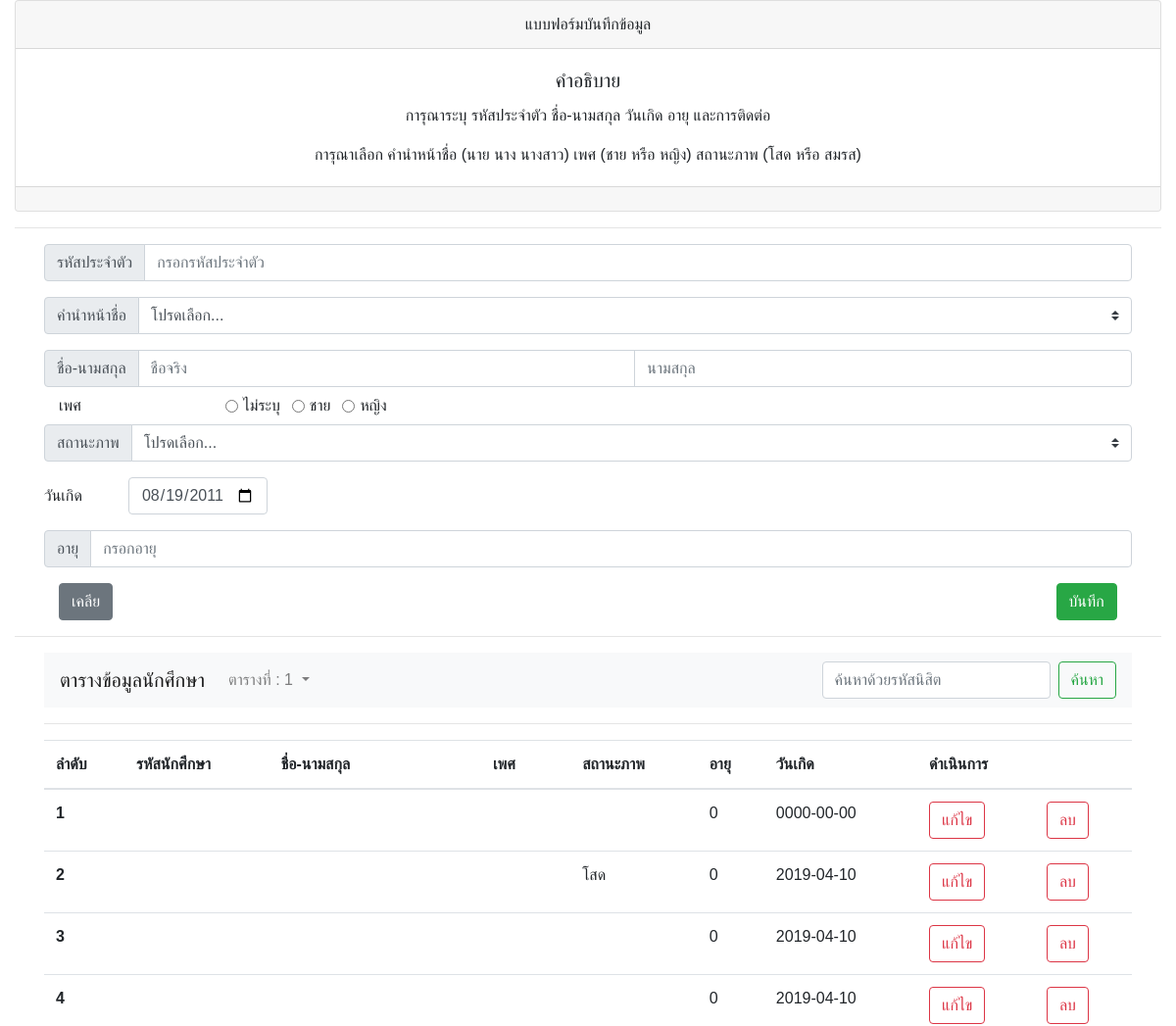
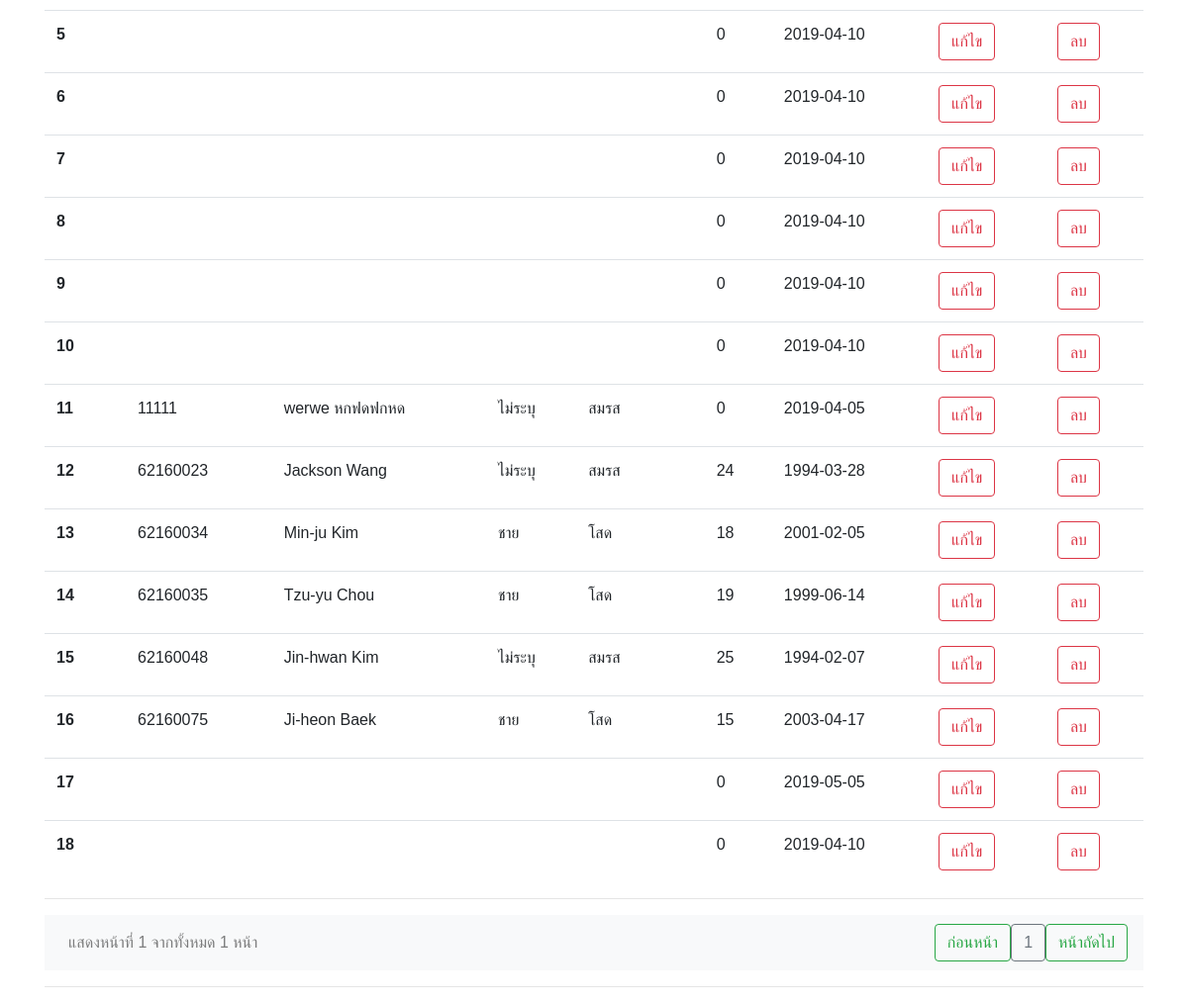
Screenshot of /student/index.php/60160027/reg/viewStudent with the database file from the repository (2 pictures, top to bottom).
### tables this page shows
CREATE TABLE `gender` (
  `gd_id` tinyint(3) UNSIGNED NOT NULL COMMENT 'รหัส',
  `gd_name` varchar(50) NOT NULL COMMENT 'ชื่อเรียกไทย',
  `gd_name_eng` varchar(50) DEFAULT NULL COMMENT 'ชื่อเรียกอังกฤษ'
);

CREATE TABLE `student` (
  `std_id` int(10) UNSIGNED NOT NULL,
  `std_code` varchar(10) DEFAULT NULL,
  `std_pf_id` int(11) DEFAULT NULL COMMENT 'คำนำหน้าชื่อ Prefix',
  `std_name` varchar(50) NOT NULL,
  `std_lname` varchar(50) NOT NULL,
  `std_dob` date DEFAULT NULL COMMENT 'Date Of Birth',
  `std_age` tinyint(3) UNSIGNED DEFAULT NULL COMMENT 'อายุ',
  `std_gd_id` tinyint(3) UNSIGNED DEFAULT NULL COMMENT 'เพศ',
  `std_ms_id` tinyint(3) UNSIGNED DEFAULT NULL COMMENT 'สถานะ'
);

CREATE TABLE `marital_status` (
  `ms_id` tinyint(3) UNSIGNED NOT NULL,
  `ms_th` varchar(50) DEFAULT NULL,
  `ms_eng` varchar(50) DEFAULT NULL
);

### student/application/controllers/60160027/reg.php (called while the page is built, shortened)
<?php
class reg extends CI_Controller
{
	public function viewStudent()
	{
		$student['student'] = $this->getAllStudent();
		$student['gender'] = $this->getGender();
		$student['status'] = $this->getStatus();
		$student['prefix'] = $this->getPrefix();
		$this->load->view('60160027/student-form', $student);
	}
	public function getAllStudent()
	{
		$this->load->model('60160027/student', 'student');
		$student = $this->student->getAllStudent();
		return $student;
	}
	public function getGender()
	{
		$this->load->model('60160027/student', 'student');
		$student = $this->student->getGender();
		return $student;
	}
	public function getStatus()
	{
		$this->load->model('60160027/student', 'student');
		$student = $this->student->getStatus();
		return $student;
	}
	public function getPrefix()
	{
		$this->load->model('60160027/student', 'student');
		$student = $this->student->getPrefix();
		return $student;
	}
}

### student/index.php (called while the page is built, shortened)
<?php
require_once BASEPATH.'core/CodeIgniter.php';

### student/application/models/60160027/student.php (called while the page is built, shortened)
<?php
class student extends CI_Model
{
    public function getAllStudent()
    {
        $sql = "SELECT S.std_id AS id, S.std_code AS code, CONCAT(S.std_name,' ', S.std_lname) AS name, G.gd_name AS gender, M.ms_th AS status, S.std_age AS age, S.std_dob AS bdate
                FROM student AS S
                LEFT JOIN gender AS G ON S.std_gd_id = G.gd_id
                LEFT JOIN marital_status AS M ON S.std_ms_id = M.ms_id
                ORDER BY CONVERT (code USING tis620)  ASC;";
        $query = $this->db->query($sql);
        if ($query->num_rows() > 0) {
            return $query->result_array();
        } else {
            return array();
        }
    }
    public function getGender()
    {
        $sql = "SELECT G.gd_name AS gender , G.gd_id AS id
                FROM gender AS G";
        $query = $this->db->query($sql);
        return $query->result_array();
    }
    public function getPrefix()
    {
        $sql = "SELECT P.pf_id AS id, P.pf_name AS prefix
                FROM prefix AS P";
        $query = $this->db->query($sql);
        return $query->result_array();
    }
}

### student/application/views/60160027/student-form.php (the view, shortened to what this page needs)
<!doctype html>
<html lang="en">
<head>
    <link rel="stylesheet" href="https://stackpath.bootstrapcdn.com/bootstrap/4.3.1/css/bootstrap.min.css">
</head>
<body>
    <div class="container-fluid">
        <div class="card text-center">
            <div class="card-header">
                แบบฟอร์มบันทึกข้อมูล
            </div>
            <div class="card-body">
                <h5 class="card-title">คำอธิบาย</h5>
                <p class="card-text">การุณาระบุ รหัสประจำตัว ชื่อ-นามสกุล วันเกิด อายุ และการติดต่อ</p>
                <p class="card-text">การุณาเลือก คำนำหน้าชื่อ (นาย นาง นางสาว) เพศ (ชาย หรือ หญิง) สถานะภาพ (โสด หรือ สมรส)</p>
            </div>
            <div class="card-footer text-muted">
            </div>
        </div>
        <hr>
        <div class="container">
            <form action="<?php echo base_url(); ?>index.php/60160027/reg/addStudent" method="post">
                <div class="form-group">
                    <div class="container">
                        <div class="row">
                            <div class="input-group mb-3">
                                <div class="input-group-prepend">
                                    <span class="input-group-text" id="inputGroup-sizing-default">รหัสประจำตัว</span>
                                </div>
                                <input name="code" placeholder="กรอกรหัสประจำตัว" type="text" class="form-control" aria-label="Sizing example input" aria-describedby="inputGroup-sizing-default">
                            </div>
                        </div>
                        <div class="row">
                            <div class="input-group mb-3">
                                <div class="input-group-prepend">
                                    <label class="input-group-text" for="inputGroupSelect01">คำนำหน้าชื่อ</label>
                                </div>
                                <select name="prefix" class="custom-select" id="inputGroupSelect01">
                                    <option selected>โปรดเลือก...</option>
                                </select>
                            </div>
                        </div>
                        <div class="row">
                            <div class="input-group">
                                <div class="input-group-prepend">
                                    <span class="input-group-text">ชื่อ-นามสกุล</span>
                                </div>
                                <input name="fname" placeholder="ชื่อจริง" type="text" aria-label="First name" class="form-control">
                                <input name="lanme" placeholder="นามสกุล" type="text" aria-label="Last name" class="form-control">
                            </div>
                        </div>
                        <div class="row">
                            <label for="colFormLabel" class="col-sm-2 col-form-label">เพศ</label>
                            <?php
                            foreach ($gender as $key => $value) {
                                ?>
                                <div class="form-check form-check-inline">
                                    <input name="gender" class="form-check-input" type="radio" name="inlineRadioOptions" id="inlineRadio1" value="<?php echo $value['id'] ?>">
                                    <label class="form-check-label" for="inlineRadio1"><?php echo $value['gender'] ?></label>
                                </div>
                            <?php } ?>
                        </div>
                        <div class="row">
                            <div class="input-group mb-3">
                                <div class="input-group-prepend">
                                    <label class="input-group-text" for="inputGroupSelect01">สถานะภาพ</label>
                                </div>
                                <select name="status" class="custom-select" id="inputGroupSelect01">
                                    <option selected disabled>โปรดเลือก...</option>
                                </select>
                            </div>
                        </div>
                        <div class="row">
                            <div class="form-group row">
                                <label for="example-date-input" class="col-4 col-form-label">วันเกิด</label>
                                <div class="col-8">
                                    <input name="bdate" class="form-control" type="date" value="2011-08-19" id="example-date-input">
                                </div>
                            </div>
                        </div>
                        <div class="row">
                            <div class="input-group mb-3">
                                <div class="input-group-prepend">
                                    <span class="input-group-text" id="inputGroup-sizing-default">อายุ</span>
                                </div>
                                <input name="age" placeholder="กรอกอายุ" type="text" class="form-control" aria-label="Sizing example input" aria-describedby="inputGroup-sizing-default">
                            </div>
                        </div>
                    </div>
                    <div class="container">
                        <div class="row">
                            <div class="col-4">
                                <button type="reset" class="btn btn-secondary">เคลีย</button>
                            </div>
                            <div class="col-7">
                            </div>
                            <div class="col-1">
                                <button type="submit" class="btn btn-success">บันทึก</button>
                            </div>
                        </div>
                    </div>
                </div>
            </form>
        </div>
        <hr>
        <div class="container">
            <nav class="navbar navbar-expand-lg navbar-light bg-light">
                <a class="navbar-brand" href="#">ตารางข้อมูลนักศึกษา</a>
                <div class="collapse navbar-collapse" id="navbarSupportedContent">
                    <ul class="navbar-nav mr-auto">
                        <li class="nav-item dropdown">
                            <a class="nav-link dropdown-toggle" href="#" id="navbarDropdown" role="button" data-toggle="dropdown" aria-haspopup="true" aria-expanded="false">
                                ตารางที่ : 1
                            </a>
                        </li>
                    </ul>
                    <form class="form-inline my-2 my-lg-0" method="post" action="<?php echo base_url(); ?>index.php/60160027/reg/searchStudent">
                        <input name="search" class="form-control mr-sm-2" type="search" placeholder="ค้นหาด้วยรหัสนิสิต" aria-label="Search">
                        <button class="btn btn-outline-success my-2 my-sm-0" type="submit">ค้นหา</button>
                    </form>
                </div>
            </nav>
            <hr>
            <table class="table table-hover">
                <thead>
                    <tr>
                        <th scope="col">ลำดับ</th>
                        <th scope="col">รหัสนักศึกษา</th>
                        <th scope="col">ชื่อ-นามสกุล</th>
                        <th scope="col">เพศ</th>
                        <th scope="col">สถานะภาพ</th>
                        <th scope="col">อายุ</th>
                        <th scope="col">วันเกิด</th>
                        <th scope="col" colspan="2">ดำเนินการ</th>
                    </tr>
                </thead>
                <tbody>
                    <?php
                    foreach ($student as $key => $value) {
                        ?>
                        <tr>
                            <th scope="row"><?php echo $key + 1 ?></th>
                            <td><?php echo $value['code'] ?></td>
                            <td><?php echo $value['name'] ?></td>
                            <td><?php echo $value['gender'] ?></td>
                            <td><?php echo $value['status'] ?></td>
                            <td><?php echo $value['age'] ?></td>
                            <td><?php echo $value['bdate'] ?></td>
                            <td>
                                <form action="<?php echo base_url(); ?>index.php/60160027/reg/editStudent" method="post">
                                    <button name="id" value="<?php echo $value['id'] ?>" type="submit" class="btn btn-outline-danger">แก้ไข</button>
                                </form>
                            </td>
                            <td>
                                <form action="<?php echo base_url(); ?>index.php/60160027/reg/delStudent" method="post">
                                    <button name="id" value="<?php echo $value['id'] ?>" type="submit" class="btn btn-outline-danger">ลบ</button>
                                </form>
                            </td>
                        </tr>
                    <?php } ?>
                </tbody>
            </table>
            <hr>
            <nav class="navbar navbar-expand-lg navbar-light bg-light">
                <div class="collapse navbar-collapse" id="navbarSupportedContent">
                    <ul class="navbar-nav mr-auto">
                        <li class="nav-item dropdown">
                            <a class="nav-link" href="#" id="navbarDropdown" role="button" data-toggle="dropdown" aria-haspopup="true" aria-expanded="false">
                                แสดงหน้าที่ 1 จากทั้งหมด 1 หน้า
                            </a>
                        </li>
                    </ul>
                    <form class="form-inline my-2 my-lg-0">
                        <button class="btn btn-outline-success my-2 my-sm-0" type="submit">ก่อนหน้า</button>
                        <button type="button" class="btn btn-outline-secondary">1</button>
                        <button class="btn btn-outline-success my-2 my-sm-0" type="submit">หน้าถัดไป</button>
                    </form>
                </div>
            </nav>
            <hr>
        </div>
    </div>
</body>
</html>

### rows the page displays
gender: gd_name "ไม่ระบุ"
gender: gd_name "ชาย"
gender: gd_name "หญิง"
student: std_age "0", std_dob "0000-00-00", $value['id'] 18 (drawn)
student: marital_status.ms_th "โสด", std_age "0", std_dob "2019-04-10", $value['id'] 17 (drawn)
student: std_age "0", std_dob "2019-04-10", $value['id'] 16 (drawn)
student: std_age "0", std_dob "2019-04-10", $value['id'] 14 (drawn)
student: std_age "0", std_dob "2019-04-10", $value['id'] 13 (drawn)
student: std_age "0", std_dob "2019-04-10", $value['id'] 12 (drawn)
student: std_age "0", std_dob "2019-04-10", $value['id'] 11 (drawn)
student: std_age "0", std_dob "2019-04-10", $value['id'] 10 (drawn)
student: std_age "0", std_dob "2019-04-10"
student: std_age "0", std_dob "2019-04-10", $value['id'] 8 (drawn)
student: std_code "11111", name "werwe หกฟดฟกหด", gender.gd_name "ไม่ระบุ", marital_status.ms_th "สมรส", std_age "0", std_dob "2019-04-05", $value['id'] 6 (drawn)
student: std_code "62160023", name "Jackson Wang", gender.gd_name "ไม่ระบุ", marital_status.ms_th "สมรส", std_age "24", std_dob "1994-03-28", $value['id'] 4 (drawn)
student: std_code "62160034", name "Min-ju Kim", gender.gd_name "ชาย", marital_status.ms_th "โสด", std_age "18", std_dob "2001-02-05", $value['id'] 1 (drawn)
student: std_code "62160035", name "Tzu-yu Chou", gender.gd_name "ชาย", marital_status.ms_th "โสด", std_age "19", std_dob "1999-06-14", $value['id'] 2 (drawn)
student: std_code "62160048", name "Jin-hwan Kim", gender.gd_name "ไม่ระบุ", marital_status.ms_th "สมรส", std_age "25", std_dob "1994-02-07", $value['id'] 5 (drawn)
student: std_code "62160075", name "Ji-heon Baek", gender.gd_name "ชาย", marital_status.ms_th "โสด", std_age "15", std_dob "2003-04-17", $value['id'] 3 (drawn)
student: std_age "0", std_dob "2019-05-05", $value['id'] 7 (drawn)
student: std_age "0", std_dob "2019-04-10", $value['id'] 15 (drawn)
